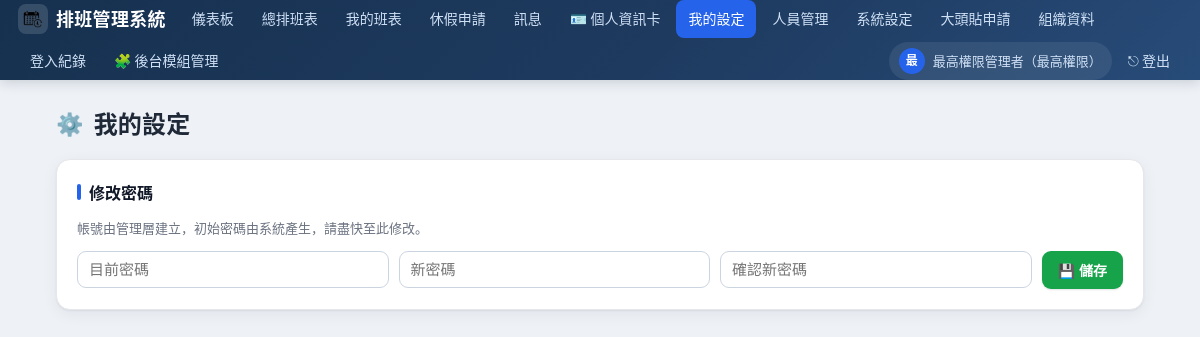
The page /my-settings (signed in) on the database its author committed.
### tables this page shows
CREATE TABLE settings (
    key TEXT PRIMARY KEY,
    value TEXT
);

### app.py (the view, shortened to what this page needs)
@app.route("/my-settings", methods=["GET", "POST"])
@login_required()
def my_settings():
    return render_template("my_settings.html")

### app.py (called while the page is built)
def login_required(role=None):
    def deco(fn):
        @wraps(fn)
        def wrapper(*a, **kw):
            if "user_id" not in session:
                return redirect(url_for("login"))
            if role:
                allowed = role if isinstance(role, (list, tuple)) else [role]
                if session.get("role") not in allowed:
                    flash(t("need_admin", session.get("lang", "zh")), "warning")
                    return redirect(url_for("index"))
            return fn(*a, **kw)
        return wrapper
    return deco

@app.before_request
def _ensure_db():
    if not hasattr(app, "_db_ready"):
        init_db()
        app._db_ready = True

### i18n.py (called while the page is built)
def t(key, lang="zh"):
    entry = I18N.get(key)
    if not entry:
        return key
    return entry.get(lang) or entry.get("zh") or key

### models.py (called while the page is built)
def get_db():
    conn = sqlite3.connect(DB_PATH)
    conn.row_factory = sqlite3.Row
    conn.execute("PRAGMA foreign_keys = ON")
    return conn

def get_setting(key, default=None):
    conn = get_db()
    row = conn.execute("SELECT value FROM settings WHERE key=?", (key,)).fetchone()
    conn.close()
    return row["value"] if row else default

def get_module_names():
    result = {}
    for key, default in MODULE_LABELS.items():
        result[key] = get_setting("module_name:" + key, default)
    return result

### templates/my_settings.html
{% extends "base.html" %}
{% block content %}
<div class="page-head"><h1><span class="ico">⚙️</span>{{ T('nav_my_settings') }}</h1></div>
<div class="card">
  <h2>{{ T('change_password') }}</h2>
  <p class="muted">{{ T('pw_hint') }}</p>
  <form method="post">
    <div class="form-row">
      <input type="password" name="old_password" placeholder="{{ T('old_password') }}" required>
      <input type="password" name="new_password" placeholder="{{ T('new_password') }}" required>
      <input type="password" name="confirm_password" placeholder="{{ T('confirm_password') }}" required>
      <button class="btn btn-green" type="submit">💾 {{ T('save') }}</button>
    </div>
  </form>
</div>
{% endblock %}

### templates/base.html (shortened to what this page needs)
<!doctype html>
<html lang="{{ lang }}">
<head>
</head>
<body>
  <nav>
    <span class="brand"><span class="logo"><img src="{{ url_for('static', filename='favicon.png') }}" alt="" style="width:22px;height:22px;object-fit:contain;"></span>{{ site_name }}</span>
    {% set ep = request.endpoint or '' %}
    <a class="navlink {{ 'active' if ep=='index' }}" href="{{ url_for('index') }}">{{ module_names['nav_dashboard'] }}</a>
    <a class="navlink {{ 'active' if ep=='schedule' }}" href="{{ url_for('schedule') }}">{{ module_names['nav_schedule'] }}</a>
    <a class="navlink {{ 'active' if ep=='my_schedule' }}" href="{{ url_for('my_schedule') }}">{{ module_names['nav_mine'] }}</a>
    <a class="navlink {{ 'active' if ep in ('leave','leave_apply','leave_review') }}" href="{{ url_for('leave') }}">{{ module_names['nav_leave'] }}</a>
    <a class="navlink {{ 'active' if ep in ('messages','messages_send','messages_read') }}" href="{{ url_for('messages') }}">{{ module_names['nav_messages'] }}{% if unread_count %}<span class="badge">{{ unread_count }}</span>{% endif %}</a>
    <a class="navlink {{ 'active' if ep in ('profile',) }}" href="{{ url_for('profile') }}">🪪 {{ module_names['nav_profile'] }}</a>
    <a class="navlink {{ 'active' if ep=='my_settings' }}" href="{{ url_for('my_settings') }}">{{ module_names['nav_my_settings'] }}</a>
    {% if is_admin %}
      <a class="navlink {{ 'active' if ep in ('users','users_add','users_toggle','users_reset_pw','users_set_role') }}" href="{{ url_for('users') }}">{{ module_names['nav_users'] }}</a>
      <a class="navlink {{ 'active' if ep=='settings' }}" href="{{ url_for('settings') }}">{{ module_names['nav_settings'] }}</a>
      <a class="navlink {{ 'active' if ep in ('avatar_requests','avatar_review') }}" href="{{ url_for('avatar_requests') }}">{{ T('avatar_requests') }}</a>
    {% endif %}
    {% if is_super %}
      <a class="navlink {{ 'active' if ep in ('org','org_add','org_delete') }}" href="{{ url_for('org') }}">{{ T('org_data') }}</a>
      <a class="navlink {{ 'active' if ep=='login_logs' }}" href="{{ url_for('login_logs') }}">{{ module_names['nav_logs'] }}</a>
      <a class="navlink {{ 'active' if ep in ('admin_modules',) }}" href="{{ url_for('admin_modules') }}">🧩 {{ T('nav_modules') }}</a>
    {% endif %}
    <a class="who" href="{{ url_for('profile') }}" title="{{ T('profile') }}">
      <span class="avatar">{{ (session.get('full_name') or '?')[0] }}</span>
      <span class="who-name">{{ session.get('full_name') }}（{{ T('role_super') if session.get('role')=='superadmin' else (T('role_admin') if session.get('role')=='admin' else T('role_staff')) }}）</span>
    </a>
    <a class="logout" href="{{ url_for('logout') }}">⎋ {{ T('nav_logout') }}</a>
  </nav>
  <div class="container">
    {% block content %}{% endblock %}
  </div>
</body>
</html>

### templates/base.html (style rules this page uses)
:root { --primary:#1e3a5f; --primary-2:#2d4a73; --accent:#2563eb; --accent-2:#1d4ed8; --bg:#eef2f7; --surface:#ffffff; --text:#1f2937; --muted:#6b7280; --border:#e5e7eb; --radius:14px; --radius-sm:9px; --shadow:0 1px 2px rgba(16,24,40,.06), 0 4px 16px rgba(16,24,40,.06); --shadow-hover:0 4px 8px rgba(16,24,40,.08), 0 12px 28px rgba(16,24,40,.10); --green:#16a34a; --red:#dc2626; --amber:#f59e0b; --gray:#6b7280; }
* { box-sizing:border-box; }
html { -webkit-text-size-adjust:100%; }
body { font-family:"Noto Sans CJK TC","Noto Sans JP","PingFang TC","Hiragino Sans", "Microsoft JhengHei",sans-serif; margin:0; background:var(--bg); color:var(--text); font-size:15px; line-height:1.55; -webkit-font-smoothing:antialiased; }
a { color:var(--accent); }
nav { background:linear-gradient(135deg,#16314f 0%,#1e3a5f 55%,#274b78 100%); color:#fff; padding:0 18px; display:flex; align-items:center; gap:4px; flex-wrap:wrap; min-height:58px; position:sticky; top:0; z-index:50; box-shadow:0 2px 12px rgba(16,24,40,.18); }
nav .brand { font-size:18px; font-weight:800; letter-spacing:.3px; display:flex; align-items:center; gap:8px; margin-right:10px; white-space:nowrap; }
nav .brand .logo { display:inline-flex; align-items:center; justify-content:center; width:30px; height:30px; border-radius:8px; background:rgba(255,255,255,.14); font-size:16px; }
nav a.navlink { color:#cfe0f5; text-decoration:none; padding:8px 12px; border-radius:8px; font-size:14px; font-weight:500; transition:background .15s, color .15s; white-space:nowrap; }
nav a.navlink.active { background:var(--accent); color:#fff; }
nav .who { font-size:13px; color:#cfe0f5; display:flex; align-items:center; gap:8px; padding:6px 10px; border-radius:999px; text-decoration:none; background:rgba(255,255,255,.08); }
nav .who .avatar { width:26px; height:26px; border-radius:50%; object-fit:cover; background:var(--accent); color:#fff; display:inline-flex; align-items:center; justify-content:center; font-size:12px; font-weight:700; }
nav a.logout { color:#cfe0f5; text-decoration:none; padding:8px 12px; border-radius:8px; font-size:14px; transition:background .15s; }
.container { max-width:1120px; margin:24px auto; padding:0 16px; }
.page-head { display:flex; align-items:center; justify-content:space-between; gap:12px; flex-wrap:wrap; margin-bottom:18px; }
h1 { font-size:24px; font-weight:800; margin:0; letter-spacing:.2px; display:flex; align-items:center; gap:10px; }
h1 .ico { font-size:22px; }
h2 { font-size:16px; font-weight:700; margin:0 0 12px; color:#111827; display:flex; align-items:center; gap:8px; }
h2::before { content:""; width:4px; height:16px; border-radius:2px; background:var(--accent); display:inline-block; }
.card { background:var(--surface); border:1px solid var(--border); border-radius:var(--radius); padding:20px; margin-bottom:18px; box-shadow:var(--shadow); transition:box-shadow .2s; }
.btn { display:inline-flex; align-items:center; justify-content:center; gap:6px; padding:9px 16px; border:none; border-radius:var(--radius-sm); cursor:pointer; text-decoration:none; font-size:14px; font-weight:600; color:#fff; transition:transform .12s, box-shadow .15s, filter .15s; box-shadow:0 1px 2px rgba(16,24,40,.12); }
.btn-green { background:var(--green); }
input,select { padding:9px 11px; border:1px solid #cbd5e1; border-radius:var(--radius-sm); font-size:15px; max-width:100%; background:#fff; color:var(--text); transition:border-color .15s, box-shadow .15s; }
.form-row { display:flex; gap:10px; flex-wrap:wrap; align-items:center; }
.form-row input, .form-row select { flex:1 1 150px; min-width:130px; }
.muted { color:var(--muted); font-size:13px; }

### rows shown on the page
settings: value "排班管理系統"
settings: nav_dashboard "儀表板"
settings: nav_schedule "總排班表"
settings: nav_mine "我的班表"
settings: nav_leave "休假申請"
settings: nav_messages "訊息"
settings: nav_profile "個人資訊卡"
settings: nav_my_settings "我的設定", value "我的設定"
settings: nav_users "人員管理"
settings: nav_settings "系統設定"
settings: nav_logs "登入紀錄"

### other values the page prints
{{ T('avatar_requests') }} "大頭貼申請"
{{ T('org_data') }} "組織資料"
{{ T('nav_modules') }} "後台模組管理"
{{ (session.get('full_name') or '?')[0] }} "最"
{{ session.get('full_name') }} "最高權限管理者"
{{ T('nav_logout') }} "登出"
{{ T('change_password') }} "修改密碼"
{{ T('pw_hint') }} "帳號由管理層建立，初始密碼由系統產生，請盡快至此修改。"
{{ T('save') }} "儲存"
